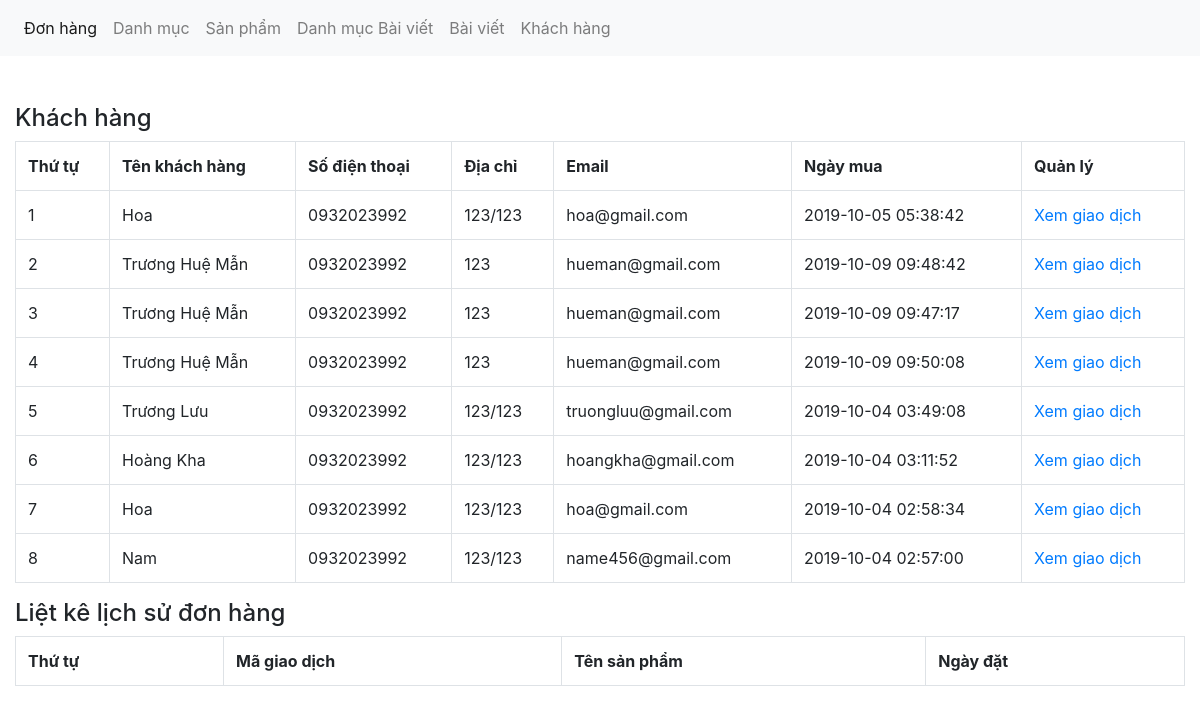
The app's page /admin/xulykhachhang.php with its own data.
### tables this page shows
CREATE TABLE `tbl_giaodich` (
  `giaodich_id` int(11) NOT NULL,
  `sanpham_id` int(11) NOT NULL,
  `soluong` int(11) NOT NULL,
  `magiaodich` varchar(50) NOT NULL,
  `ngaythang` timestamp NOT NULL DEFAULT CURRENT_TIMESTAMP ON UPDATE CURRENT_TIMESTAMP,
  `khachhang_id` int(11) NOT NULL,
  `tinhtrangdon` int(11) NOT NULL DEFAULT '0',
  `huydon` int(11) NOT NULL DEFAULT '0'
);

CREATE TABLE `tbl_khachhang` (
  `khachhang_id` int(11) NOT NULL,
  `name` varchar(100) NOT NULL,
  `phone` varchar(50) NOT NULL,
  `address` varchar(200) NOT NULL,
  `note` text NOT NULL,
  `email` varchar(150) NOT NULL,
  `password` varchar(100) NOT NULL,
  `giaohang` int(11) NOT NULL
);

### admin/xulykhachhang.php (the view, shortened to what this page needs)
<?php
	include('../db/connect.php');
?>
<!DOCTYPE html>
<html lang="en">
<head>
	<link href="../css/bootstrap.css" rel="stylesheet" type="text/css" media="all" />
</head>
<body>
	<nav class="navbar navbar-expand-lg navbar-light bg-light">
	  <div class="collapse navbar-collapse" id="navbarNav">
	    <ul class="navbar-nav">
	      <li class="nav-item active">
	        <a class="nav-link" href="xulydonhang.php">Đơn hàng <span class="sr-only">(current)</span></a>
	      </li>
	      <li class="nav-item">
	        <a class="nav-link" href="xulydanhmuc.php">Danh mục</a>
	      </li>
	      <li class="nav-item">
	        <a class="nav-link" href="xulysanpham.php">Sản phẩm</a>
	      </li>
	         <li class="nav-item">
	        <a class="nav-link" href="xulydanhmucbaiviet.php">Danh mục Bài viết</a>
	      </li>
	         <li class="nav-item">
	        <a class="nav-link" href="xulybaiviet.php">Bài viết</a>
	      </li>
	       <li class="nav-item">
	        <a class="nav-link" href="xulykhachhang.php">Khách hàng</a>
	      </li>
	    </ul>
	  </div>
	</nav><br><br>
	<div class="container-fluid">
		<div class="row">
			<div class="col-md-12">
				<h4>Khách hàng</h4>
				<?php
				$sql_select_khachhang = mysqli_query($con,"SELECT * FROM tbl_khachhang,tbl_giaodich WHERE tbl_khachhang.khachhang_id=tbl_giaodich.khachhang_id GROUP BY tbl_giaodich.magiaodich ORDER BY tbl_khachhang.khachhang_id DESC");
				?>
				<table class="table table-bordered ">
					<tr>
						<th>Thứ tự</th>
						<th>Tên khách hàng</th>
						<th>Số điện thoại</th>
						<th>Địa chỉ</th>
						<th>Email</th>
						<th>Ngày mua</th>
						<th>Quản lý</th>
					</tr>
					<?php
					$i = 0;
					while($row_khachhang = mysqli_fetch_array($sql_select_khachhang)){
						$i++;
					?>
					<tr>
						<td><?php echo $i; ?></td>
						<td><?php echo $row_khachhang['name']; ?></td>
						<td><?php echo $row_khachhang['phone']; ?></td>
						<td><?php echo $row_khachhang['address']; ?></td>
						<td><?php echo $row_khachhang['email'] ?></td>
						<td><?php echo $row_khachhang['ngaythang'] ?></td>
						<td><a href="?quanly=xemgiaodich&khachhang=<?php echo $row_khachhang['magiaodich'] ?>">Xem giao dịch</a></td>
					</tr>
					 <?php
					}
					?>
				</table>
			</div>
			<div class="col-md-12">
				<h4>Liệt kê lịch sử đơn hàng</h4>
				<table class="table table-bordered ">
					<tr>
						<th>Thứ tự</th>
						<th>Mã giao dịch</th>
						<th>Tên sản phẩm</th>
						<th>Ngày đặt</th>
					</tr>
				</table>
			</div>
		</div>
	</div>
</body>
</html>

### records on screen
tbl_giaodich: khachhang.name "Hoa", khachhang.phone "0932023992", khachhang.address "123/123", khachhang.email "hoa@gmail.com", ngaythang "2019-10-05 05:38:42"
tbl_giaodich: khachhang.name "Trương Huệ Mẫn", khachhang.phone "0932023992", khachhang.address "123", khachhang.email "hueman@gmail.com", ngaythang "2019-10-09 09:48:42"
tbl_giaodich: khachhang.name "Trương Huệ Mẫn", khachhang.phone "0932023992", khachhang.address "123", khachhang.email "hueman@gmail.com", ngaythang "2019-10-09 09:47:17"
tbl_giaodich: khachhang.name "Trương Huệ Mẫn", khachhang.phone "0932023992", khachhang.address "123", khachhang.email "hueman@gmail.com", ngaythang "2019-10-09 09:50:08"
tbl_giaodich: khachhang.name "Trương Lưu", khachhang.phone "0932023992", khachhang.address "123/123", khachhang.email "truongluu@gmail.com", ngaythang "2019-10-04 03:49:08"
tbl_giaodich: khachhang.name "Hoàng Kha", khachhang.phone "0932023992", khachhang.address "123/123", khachhang.email "hoangkha@gmail.com", ngaythang "2019-10-04 03:11:52"
tbl_giaodich: khachhang.name "Hoa", khachhang.phone "0932023992", khachhang.address "123/123", khachhang.email "hoa@gmail.com", ngaythang "2019-10-04 02:58:34"
tbl_giaodich: khachhang.name "Nam", khachhang.phone "0932023992", khachhang.address "123/123", khachhang.email "name456@gmail.com", ngaythang "2019-10-04 02:57:00"
